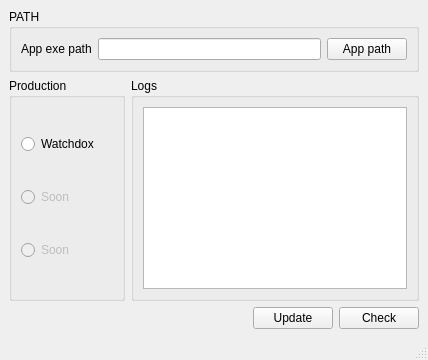
<?xml version="1.0" encoding="UTF-8"?>
<ui version="4.0">
 <class>MainWindow</class>
 <widget class="QMainWindow" name="MainWindow">
  <property name="geometry">
   <rect>
    <x>0</x>
    <y>0</y>
    <width>428</width>
    <height>360</height>
   </rect>
  </property>
  <property name="windowTitle">
   <string>Updex</string>
  </property>
  <widget class="QWidget" name="centralwidget">
   <layout class="QGridLayout" name="gridLayout_2">
    <item row="0" column="0">
     <layout class="QGridLayout" name="gridLayout">
      <item row="1" column="2" colspan="4">
       <widget class="QGroupBox" name="groupBoxLog">
        <property name="title">
         <string>Logs</string>
        </property>
        <layout class="QGridLayout" name="gridLayout_6">
         <item row="0" column="0">
          <widget class="QTextEdit" name="textEditLog"/>
         </item>
        </layout>
       </widget>
      </item>
      <item row="0" column="0" colspan="6">
       <widget class="QGroupBox" name="groupBoxPath">
        <property name="title">
         <string>PATH</string>
        </property>
        <layout class="QGridLayout" name="gridLayout_4">
         <item row="0" column="0">
          <layout class="QGridLayout" name="gridLayout_3">
           <item row="0" column="2">
            <widget class="QPushButton" name="pushButtonSetExePath">
             <property name="text">
              <string>App path</string>
             </property>
            </widget>
           </item>
           <item row="0" column="1">
            <widget class="QLineEdit" name="lineEditAppExePath"/>
           </item>
           <item row="0" column="0">
            <widget class="QLabel" name="label">
             <property name="text">
              <string>App exe path</string>
             </property>
            </widget>
           </item>
          </layout>
         </item>
        </layout>
       </widget>
      </item>
      <item row="1" column="0" colspan="2">
       <widget class="QGroupBox" name="groupBoxProduction">
        <property name="title">
         <string>Production</string>
        </property>
        <layout class="QGridLayout" name="gridLayout_5">
         <item row="0" column="0">
          <widget class="QRadioButton" name="radioButtonWatchdox">
           <property name="text">
            <string>Watchdox</string>
           </property>
          </widget>
         </item>
         <item row="1" column="0">
          <widget class="QRadioButton" name="radioButton_2">
           <property name="enabled">
            <bool>false</bool>
           </property>
           <property name="text">
            <string>Soon</string>
           </property>
          </widget>
         </item>
         <item row="2" column="0">
          <widget class="QRadioButton" name="radioButton_3">
           <property name="enabled">
            <bool>false</bool>
           </property>
           <property name="text">
            <string>Soon</string>
           </property>
          </widget>
         </item>
        </layout>
       </widget>
      </item>
      <item row="2" column="4">
       <widget class="QPushButton" name="pushButtonUpdate">
        <property name="text">
         <string>Update</string>
        </property>
       </widget>
      </item>
      <item row="2" column="0" colspan="4">
       <spacer name="horizontalSpacer">
        <property name="orientation">
         <enum>Qt::Horizontal</enum>
        </property>
        <property name="sizeHint" stdset="0">
         <size>
          <width>40</width>
          <height>20</height>
         </size>
        </property>
       </spacer>
      </item>
      <item row="2" column="5">
       <widget class="QPushButton" name="pushButtonCheckForUpdate">
        <property name="text">
         <string>Check</string>
        </property>
       </widget>
      </item>
     </layout>
    </item>
   </layout>
  </widget>
  <widget class="QMenuBar" name="menubar">
   <property name="geometry">
    <rect>
     <x>0</x>
     <y>0</y>
     <width>428</width>
     <height>21</height>
    </rect>
   </property>
  </widget>
  <widget class="QStatusBar" name="statusbar"/>
 </widget>
 <resources/>
 <connections/>
</ui>
